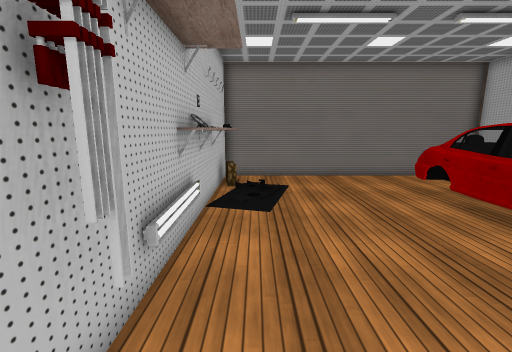
[1] (above)

12 first-person views from a walk through a scene from a Unity 3-D project. The camera is 1.3 m above the floor, tilts 10° down and sees 90° across. The floor is counted in squares, 0.5 m on a side. Each view is taken from the middle of a square. On the plan, view 1 faces up. The plan holds only what a view shows up to about 18 squares ahead; the rest is blank. The player character is not drawn. Some surface patterns are stand-ins.

[2]
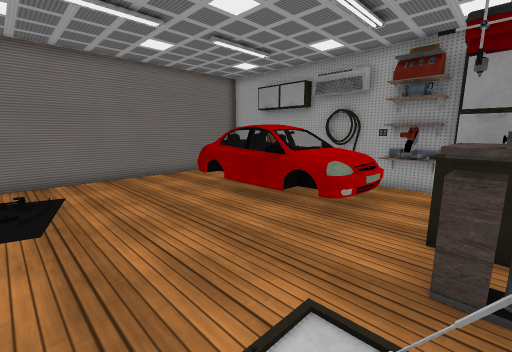

[3]
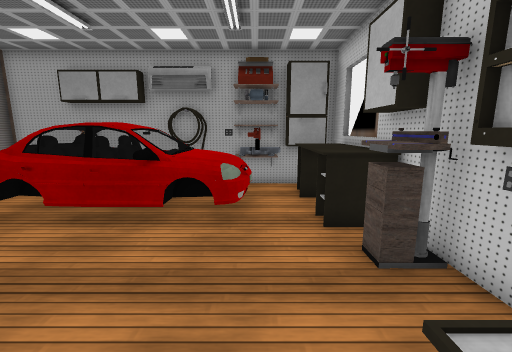

[4]
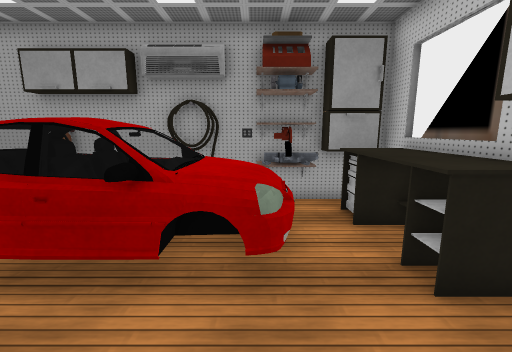

[5]
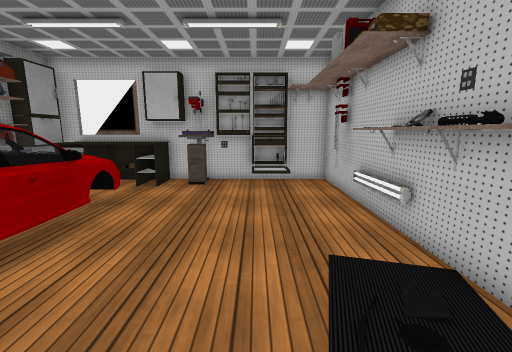

[6]
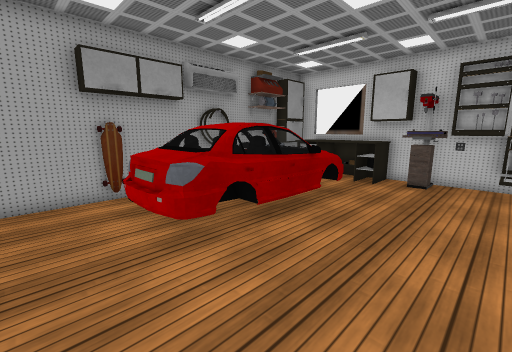

[7]
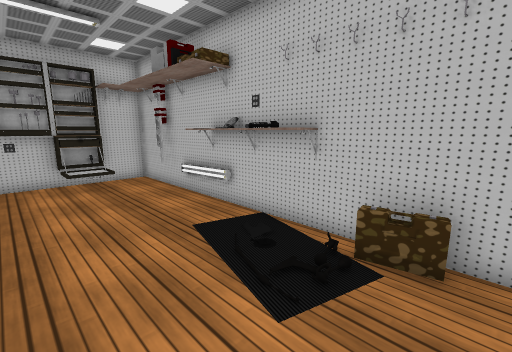

[8]
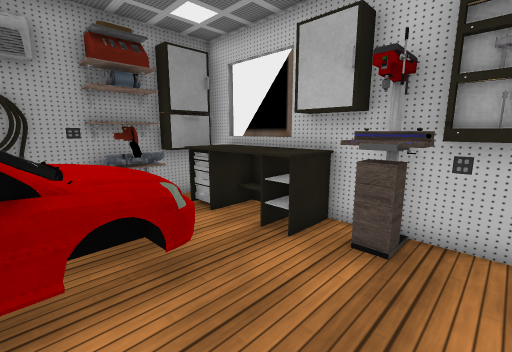

[9]
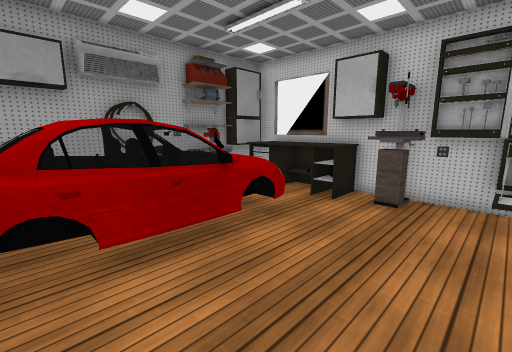

[10]
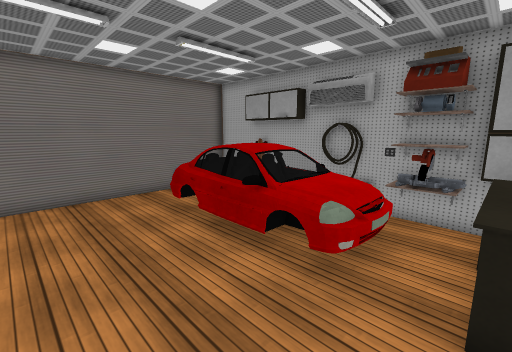

[11]
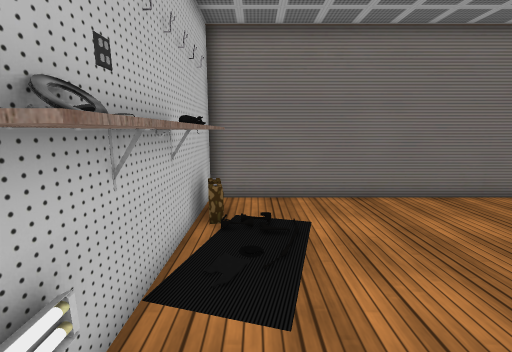

[12]
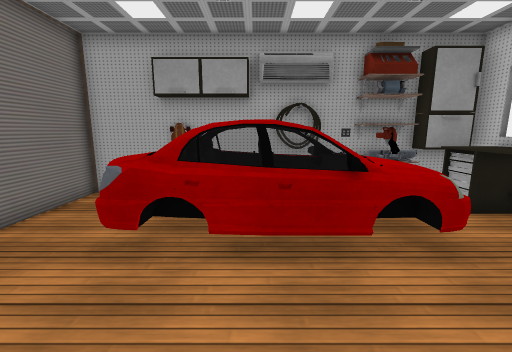

### Floor plan
Points are (right, up) in squares from view 1. A wall is a line through its corners. A room is listed if a view was taken in it or the views show most of it. See-through windows are left out.
Room 1 (views 1, 2, 3, 4, 5, 6, 7, 8, 9, 10, 11, 12)
walls: (-1.5, 7) (-1.6, 3.7); (4.1, -0.1) (4.1, 0.6) (5.7, 0.6); (12.2, 6.7) (12.4, 7.3); (4.5, -0.2) (4.5, 0.8); (12.2, 5.6) (12.4, 7.2); (12.3, 5.6) (12.2, 6.8) (12.5, 7.2); (12.3, 5.5) (12.4, 6); (12.5, 6.6) (12.3, 7) (12.4, 7.2); (12.4, 5.7) (12.4, 7.1); (12.4, 5.5) (12.2, 6); (12.5, 5.4) (12.2, 6); (12.5, 5.4) (12.5, 6.1); (12.5, 5.4) (12.2, 7.2); (12.6, 5.4) (12.3, 5.7); (-1.6, 2.6) (-1.5, 2); (-1.7, 2.4) (-1.5, 2); (-1.8, 2.5) (-1.3, 2.5) (-1.3, 2); (12.4, 10.6) (12.4, 11.5); (2.1, -0.8) (12.6, -0.8) (12.6, 14.9) (-1.8, 14.9) (-1.8, -0.8) (0.4, -0.8); (9.9, -1.1) (11.5, -1.1)
low walls: (11.7, 1.8) (11.7, 2.6)
objects: locker (1, 0) to (3, 0); table (7, 0) to (11, 1); other object (7, 3) to (11, 12); shelf (11, 2) to (11, 4); shelf (12, 3) to (12, 4)

Where each view was taken, in squares from view 1:
view 1: 0 up, 0 right, facing up
view 2: 0 up, 0 right, facing up-right
view 3: 3 up, 0 right, facing right
view 4: 4 up, 3 right, facing right
view 5: 13 up, 2 right, facing down
view 6: 14 up, 2 right, facing down-right
view 7: 14 up, 4 right, facing down-left
view 8: 6 up, 3 right, facing down-right
view 9: 10 up, 2 right, facing down-right
view 10: 1 up, 2 right, facing up-right
view 11: 5 up, 0 right, facing up
view 12: 8 up, 2 right, facing right
